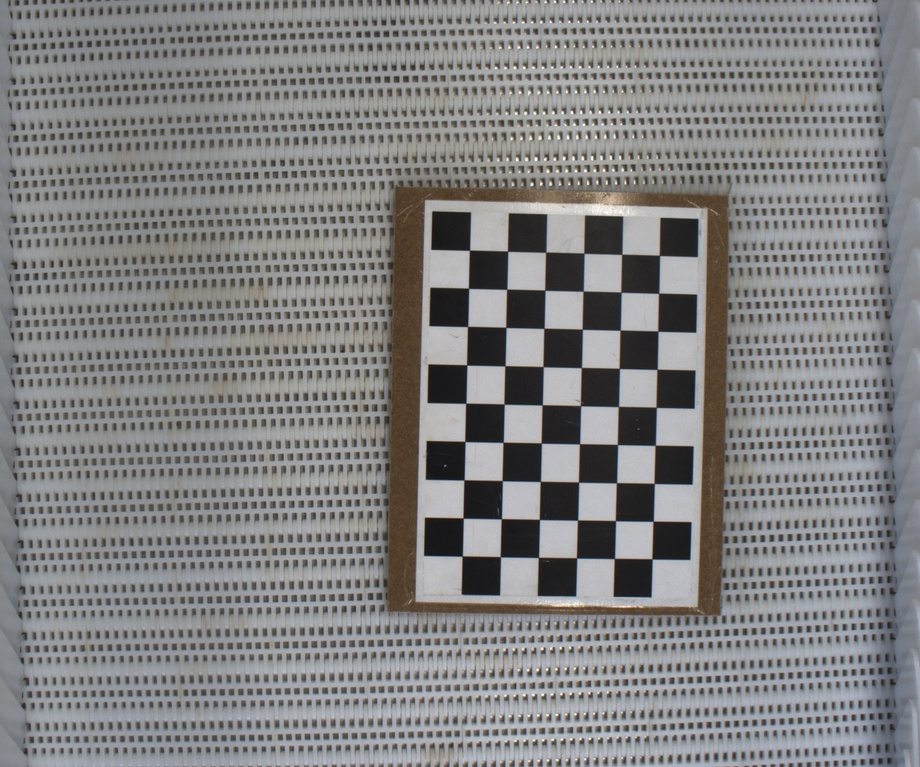
#> input picture Perception/mm2/exercise-B-camera-calibration/images/00001.jpeg, 920 x 767 px, shrunk from 1232 x 1028 before the run; its folder holds 4 pictures in this run
$ python exe_B_get_started.py
#> lines starting #> are read from the running program, lines starting #| are printed output that depends on the picture
import numpy as np
import cv2 as cv
import matplotlib.pyplot as plt
import glob
import os

# Prepare object points (0,0,0), (1,0,0), ... scaled to square_size
board_size = (10, 7)               # internal corners: cols, rows
square_size = 20.0                 # mm (adjust to your square size)

pts_obj = np.zeros((board_size[0]*board_size[1], 3), np.float32)
pts_obj[:, :2] = np.mgrid[0:board_size[0], 0:board_size[1]].T.reshape(-1, 2)
pts_obj *= square_size

# Save object points template (optional)
np.savez('obj-pts.npz', points=pts_obj)

# Containers for calibration
objpoints = []   # 3d points in real world space
imgpoints = []   # 2d points in image plane

# Termination criteria for sub-pixel refinement
criteria = (cv.TERM_CRITERIA_EPS + cv.TERM_CRITERIA_MAX_ITER, 30, 0.001)

# Read images
image_files = sorted(glob.glob(os.path.join('images', '*.jpeg')))
if len(image_files) == 0:
    raise SystemExit("No images found in 'images' folder. Place .jpeg files there and retry.")

# Iterate and detect corners
for fname in image_files:
    img = cv.imread(fname)
#> img is the input picture: shape (767, 920, 3); mean B, G, R 129.5, 129.3, 129.5
    if img is None:
        print(f"Warning: couldn't read {fname}, skipping.")
        continue

    gray = cv.cvtColor(img, cv.COLOR_BGR2GRAY)
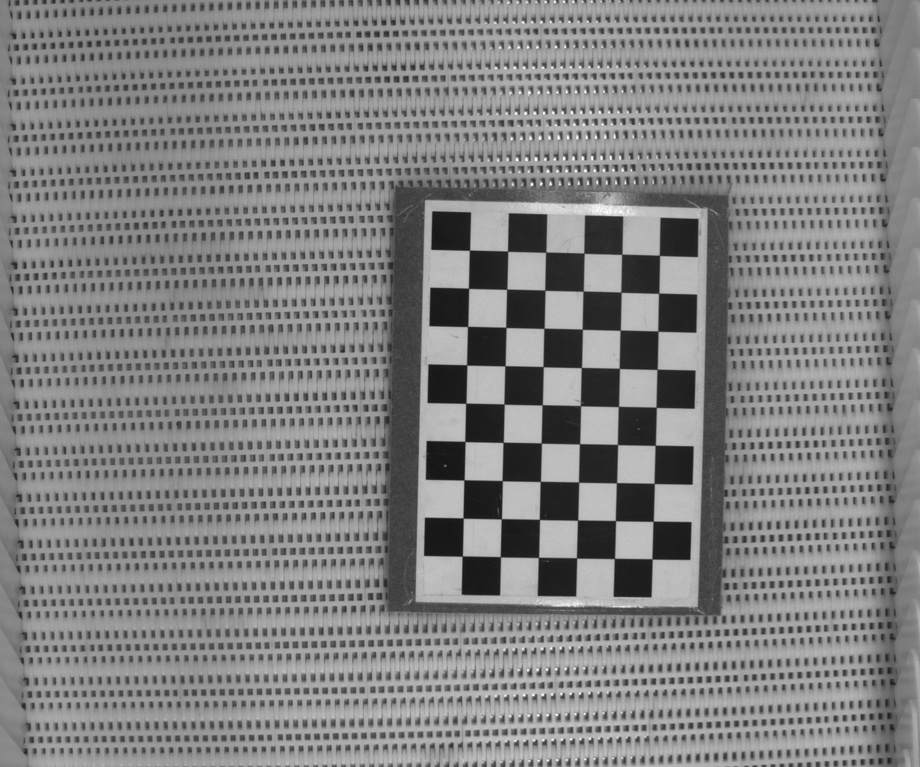
#> gray: shape (767, 920); min 18, max 254, mean 129.4

    # findChessboardCorners expects patternSize = (cols, rows)
    found, corners = cv.findChessboardCorners(
        gray, board_size,
        flags=cv.CALIB_CB_ADAPTIVE_THRESH | cv.CALIB_CB_NORMALIZE_IMAGE
    )
#> found = False; corners = None

    if found:
        # refine corner locations
        corners_refined = cv.cornerSubPix(gray, corners, (11, 11), (-1, -1), criteria)
        objpoints.append(pts_obj)            # same object points for every view
        imgpoints.append(corners_refined)

        # optional: draw and save visualization
        vis = img.copy()
        cv.drawChessboardCorners(vis, board_size, corners_refined, found)
        outname = os.path.join('images', 'detected_' + os.path.basename(fname))
        cv.imwrite(outname, vis)
    else:
        print(f"Chessboard not found in {fname}")

# Validate we detected enough views
if len(objpoints) < 3:
#> (the run stopped early here; a loop or call above may not have finished)
